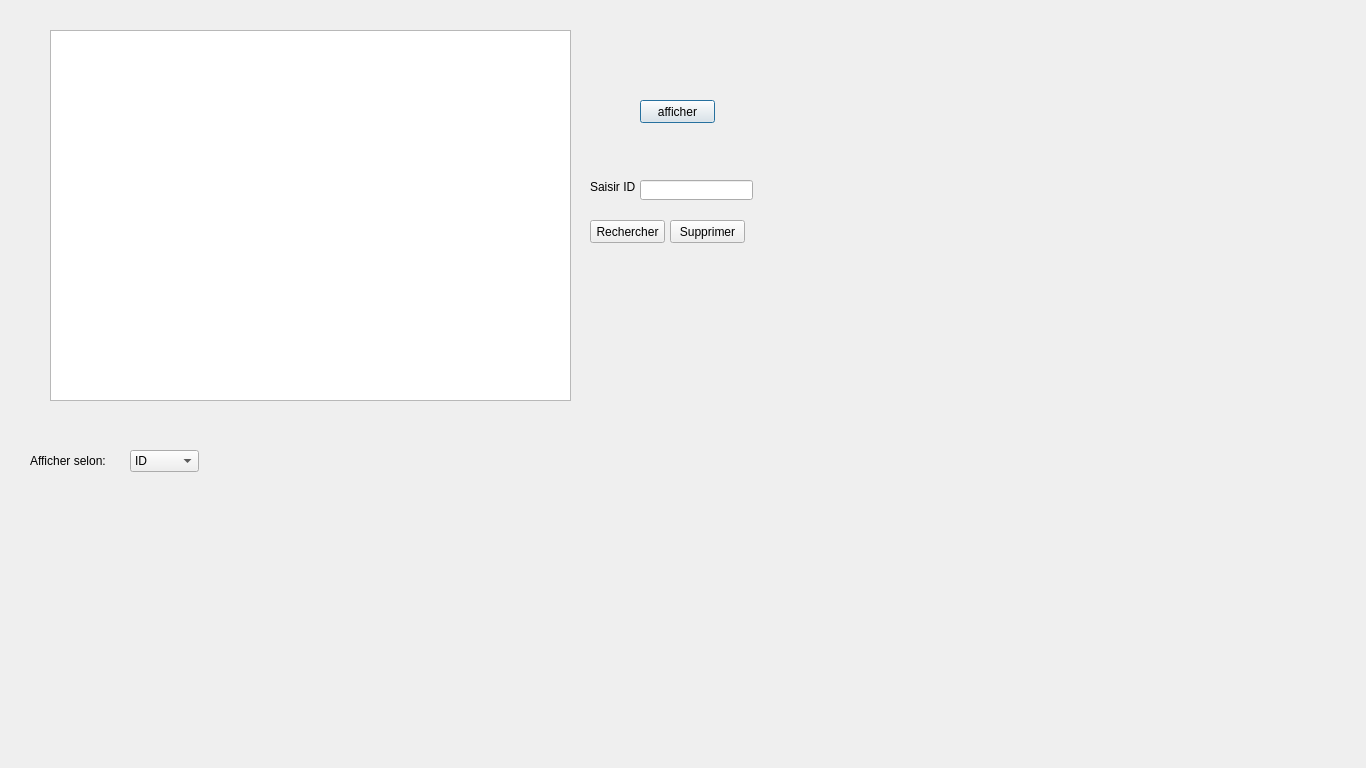
<?xml version="1.0" encoding="UTF-8"?>
<ui version="4.0">
 <class>afficher_vols</class>
 <widget class="QDialog" name="afficher_vols">
  <property name="geometry">
   <rect>
    <x>0</x>
    <y>0</y>
    <width>1366</width>
    <height>768</height>
   </rect>
  </property>
  <property name="windowTitle">
   <string>Dialog</string>
  </property>
  <widget class="QLabel" name="label">
   <property name="geometry">
    <rect>
     <x>30</x>
     <y>450</y>
     <width>81</width>
     <height>21</height>
    </rect>
   </property>
   <property name="text">
    <string>Afficher selon:</string>
   </property>
  </widget>
  <widget class="QTableView" name="tableView">
   <property name="geometry">
    <rect>
     <x>50</x>
     <y>30</y>
     <width>521</width>
     <height>371</height>
    </rect>
   </property>
  </widget>
  <widget class="QPushButton" name="pushButton_afficher">
   <property name="geometry">
    <rect>
     <x>640</x>
     <y>100</y>
     <width>75</width>
     <height>23</height>
    </rect>
   </property>
   <property name="text">
    <string>afficher</string>
   </property>
  </widget>
  <widget class="QPushButton" name="Supprimer">
   <property name="geometry">
    <rect>
     <x>670</x>
     <y>220</y>
     <width>75</width>
     <height>23</height>
    </rect>
   </property>
   <property name="text">
    <string>Supprimer</string>
   </property>
  </widget>
  <widget class="QLineEdit" name="lineEdit_saisiid">
   <property name="geometry">
    <rect>
     <x>640</x>
     <y>180</y>
     <width>113</width>
     <height>20</height>
    </rect>
   </property>
  </widget>
  <widget class="QLabel" name="label_2">
   <property name="geometry">
    <rect>
     <x>590</x>
     <y>180</y>
     <width>47</width>
     <height>13</height>
    </rect>
   </property>
   <property name="text">
    <string>Saisir ID</string>
   </property>
  </widget>
  <widget class="QPushButton" name="pushButton_rechercher">
   <property name="geometry">
    <rect>
     <x>590</x>
     <y>220</y>
     <width>75</width>
     <height>23</height>
    </rect>
   </property>
   <property name="text">
    <string>Rechercher</string>
   </property>
  </widget>
  <widget class="QComboBox" name="comboBox">
   <property name="geometry">
    <rect>
     <x>130</x>
     <y>450</y>
     <width>69</width>
     <height>22</height>
    </rect>
   </property>
   <item>
    <property name="text">
     <string>ID</string>
    </property>
   </item>
   <item>
    <property name="text">
     <string>heur</string>
    </property>
   </item>
   <item>
    <property name="text">
     <string>nombre de place</string>
    </property>
   </item>
   <item>
    <property name="text">
     <string>destination</string>
    </property>
   </item>
  </widget>
  <widget class="QLabel" name="label_3">
   <property name="geometry">
    <rect>
     <x>0</x>
     <y>0</y>
     <width>1366</width>
     <height>768</height>
    </rect>
   </property>
   <property name="text">
    <string/>
   </property>
   <property name="pixmap">
    <pixmap resource="images.qrc">:/backgrouuuundd.png</pixmap>
   </property>
  </widget>
  <zorder>label_3</zorder>
  <zorder>label</zorder>
  <zorder>tableView</zorder>
  <zorder>pushButton_afficher</zorder>
  <zorder>Supprimer</zorder>
  <zorder>lineEdit_saisiid</zorder>
  <zorder>label_2</zorder>
  <zorder>pushButton_rechercher</zorder>
  <zorder>comboBox</zorder>
 </widget>
 <resources>
  <include location="images.qrc"/>
 </resources>
 <connections/>
</ui>
